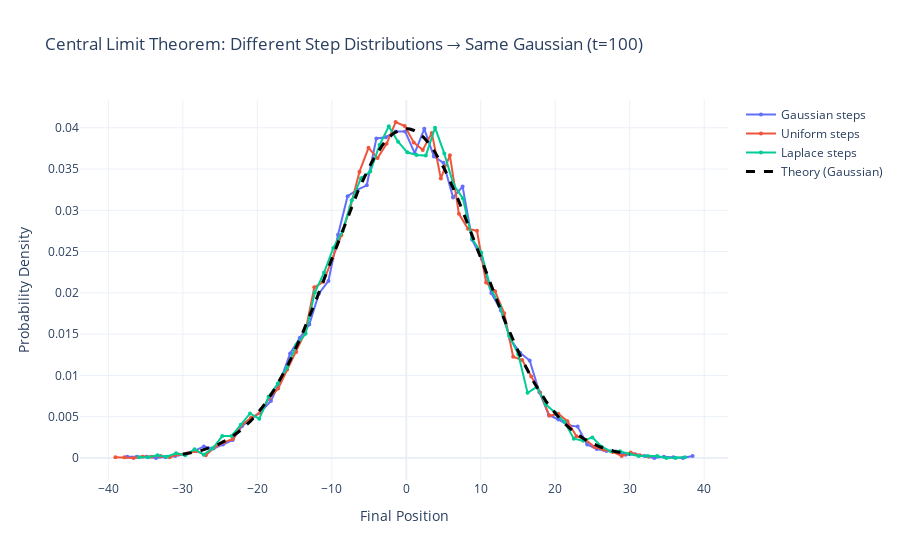

Write notebook code for a chart like this one.
### Code cell
# Example 6: Central Limit Theorem - different step distributions
print("\n=== Example 6: Central Limit Theorem with Different Step Distributions ===")

def random_walk_custom_dist(step_sampler, num_steps, num_walkers):
    """
    Random walk with custom step distribution.
    
    Parameters:
    -----------
    step_sampler : callable
        Function that returns a random step when called
    num_steps : int
        Number of steps
    num_walkers : int
        Number of walkers
    
    Returns:
    --------
    trajectories : ndarray
        All trajectories
    """
    trajectories = np.zeros((num_walkers, num_steps + 1))
    
    for i in range(num_walkers):
        for j in range(num_steps):
            trajectories[i, j + 1] = trajectories[i, j] + step_sampler()
    
    return trajectories

num_walkers_clt = 10000
num_steps_clt = 100

# Different step distributions, all with mean=0, variance=1
step_distributions = {
    'Gaussian': lambda: np.random.normal(0, 1),
    'Uniform': lambda: np.random.uniform(-np.sqrt(3), np.sqrt(3)),  # variance = 1
    'Laplace': lambda: np.random.laplace(0, 1/np.sqrt(2)),  # variance = 1
}

fig = go.Figure()

for name, sampler in step_distributions.items():
    trajectories = random_walk_custom_dist(sampler, num_steps_clt, num_walkers_clt)
    final_positions = trajectories[:, -1]
    
    # Histogram
    hist, bin_edges = np.histogram(final_positions, bins=60, density=True)
    bin_centers = (bin_edges[:-1] + bin_edges[1:]) / 2
    
    fig.add_trace(go.Scatter(
        x=bin_centers,
        y=hist,
        mode='lines+markers',
        name=f'{name} steps',
        line=dict(width=2),
        marker=dict(size=4)
    ))

# Theoretical Gaussian (all should converge to this)
D = 1 / 2  # variance = 1, tau = 1
variance = 2 * D * num_steps_clt
x_theory = np.linspace(-30, 30, 200)
gaussian = (1 / np.sqrt(2 * np.pi * variance)) * np.exp(-x_theory**2 / (2 * variance))

fig.add_trace(go.Scatter(
    x=x_theory,
    y=gaussian,
    mode='lines',
    name='Theory (Gaussian)',
    line=dict(color='black', width=3, dash='dash')
))

fig.update_layout(
    title=f'Central Limit Theorem: Different Step Distributions → Same Gaussian (t={num_steps_clt})',
    xaxis_title='Final Position',
    yaxis_title='Probability Density',
    template='plotly_white'
)

fig.show()

print("All distributions converge to Gaussian regardless of step distribution!")

### Figure 1 — Plotly figure (JSON) as saved in the notebook; plotly's stock layout.template omitted (floating-point values rounded to 4 significant figures; data arrays with more than 128 entries replaced by an {"elided": "..."} marker saying what was removed)
{"data": [{"line": {"width": 2}, "marker": {"size": 4}, "mode": "lines+markers", "name": "Gaussian steps", "type": "scatter", "x": [-37.47, -36.19, -34.9, -33.61, -32.33, -31.04, -29.75, -28.47, -27.18, -25.89, -24.61, -23.32, -22.03, -20.75, -19.46, -18.17, -16.89, -15.6, -14.31, -13.03, -11.74, -10.45, -9.167, -7.88, -6.593, -5.307, -4.02, -2.733, -1.447, -0.1599, 1.127, 2.414, 3.7, 4.987, 6.274, 7.56, 8.847, 10.13, 11.42, 12.71, 13.99, 15.28, 16.57, 17.85, 19.14, 20.43, 21.71, 23.0, 24.29, 25.57, 26.86, 28.15, 29.43, 30.72, 32.01, 33.29, 34.58, 35.87, 37.15, 38.44], "y": [0.0001554, 0.0001554, 0.0001554, 0.0, 7.772e-05, 0.0002332, 0.0004663, 0.0008549, 0.001399, 0.001166, 0.001632, 0.002176, 0.003886, 0.004819, 0.005673, 0.006917, 0.009404, 0.01267, 0.01453, 0.01617, 0.0199, 0.02145, 0.02705, 0.03171, 0.03249, 0.03303, 0.0387, 0.03886, 0.03956, 0.03956, 0.03692, 0.03987, 0.03653, 0.03575, 0.03155, 0.03287, 0.02642, 0.02409, 0.01997, 0.01788, 0.01438, 0.01275, 0.01181, 0.008005, 0.005207, 0.004663, 0.003964, 0.003808, 0.001632, 0.001088, 0.0008549, 0.0007772, 0.0003886, 0.0004663, 0.0002332, 0.0, 0.0001554, 7.772e-05, 0.0, 0.0002332]}, {"line": {"width": 2}, "marker": {"size": 4}, "mode": "lines+markers", "name": "Uniform steps", "type": "scatter", "x": [-39.06, -37.85, -36.63, -35.42, -34.2, -32.99, -31.78, -30.56, -29.35, -28.13, -26.92, -25.71, -24.49, -23.28, -22.07, -20.85, -19.64, -18.42, -17.21, -16.0, -14.78, -13.57, -12.35, -11.14, -9.927, -8.713, -7.499, -6.285, -5.072, -3.858, -2.644, -1.43, -0.2163, 0.9975, 2.211, 3.425, 4.639, 5.853, 7.067, 8.28, 9.494, 10.71, 11.92, 13.14, 14.35, 15.56, 16.78, 17.99, 19.2, 20.42, 21.63, 22.85, 24.06, 25.27, 26.49, 27.7, 28.92, 30.13, 31.34, 32.56], "y": [8.238e-05, 8.238e-05, 0.0, 0.0001648, 0.0001648, 0.0002472, 8.238e-05, 0.0004119, 0.0005767, 0.0008238, 0.0003295, 0.001318, 0.001895, 0.002307, 0.004037, 0.004861, 0.005437, 0.00725, 0.008403, 0.01071, 0.01285, 0.01524, 0.02068, 0.02134, 0.02414, 0.02702, 0.0304, 0.03468, 0.03757, 0.03633, 0.03806, 0.0407, 0.0402, 0.03823, 0.03732, 0.03938, 0.03386, 0.03666, 0.02958, 0.02776, 0.02752, 0.02126, 0.02018, 0.01755, 0.01228, 0.01186, 0.009886, 0.007909, 0.005108, 0.005355, 0.004449, 0.002636, 0.002224, 0.001318, 0.0009886, 0.0007415, 0.0002472, 0.0006591, 0.0003295, 0.0001648]}, {"line": {"width": 2}, "marker": {"size": 4}, "mode": "lines+markers", "name": "Laplace steps", "type": "scatter", "x": [-35.89, -34.65, -33.41, -32.16, -30.92, -29.68, -28.44, -27.19, -25.95, -24.71, -23.47, -22.23, -20.98, -19.74, -18.5, -17.26, -16.01, -14.77, -13.53, -12.29, -11.05, -9.803, -8.561, -7.318, -6.076, -4.834, -3.592, -2.349, -1.107, 0.1351, 1.377, 2.62, 3.862, 5.104, 6.346, 7.589, 8.831, 10.07, 11.32, 12.56, 13.8, 15.04, 16.28, 17.53, 18.77, 20.01, 21.25, 22.5, 23.74, 24.98, 26.22, 27.46, 28.71, 29.95, 31.19, 32.43, 33.68, 34.92, 36.16, 37.4], "y": [8.05e-05, 8.05e-05, 0.000322, 0.000161, 0.0005635, 0.000322, 0.001046, 0.0004025, 0.001207, 0.002656, 0.002656, 0.004025, 0.005393, 0.004749, 0.007406, 0.009016, 0.01095, 0.01368, 0.01505, 0.02004, 0.02246, 0.02544, 0.02745, 0.03123, 0.03389, 0.03469, 0.03791, 0.04017, 0.03832, 0.03703, 0.03671, 0.03663, 0.04001, 0.03687, 0.03308, 0.03147, 0.02656, 0.02487, 0.02061, 0.01843, 0.01481, 0.01256, 0.007889, 0.008613, 0.00644, 0.005474, 0.004347, 0.002334, 0.002093, 0.002495, 0.001368, 0.000805, 0.000805, 0.000483, 0.0002415, 0.0002415, 0.0002415, 0.0, 0.0, 8.05e-05]}, {"line": {"color": "black", "dash": "dash", "width": 3}, "mode": "lines", "name": "Theory (Gaussian)", "type": "scatter", "x": {"elided": "200 float values"}, "y": {"elided": "200 float values"}}], "layout": {"title": {"text": "Central Limit Theorem: Different Step Distributions → Same Gaussian (t=100)"}, "xaxis": {"title": {"text": "Final Position"}}, "yaxis": {"title": {"text": "Probability Density"}}}}
